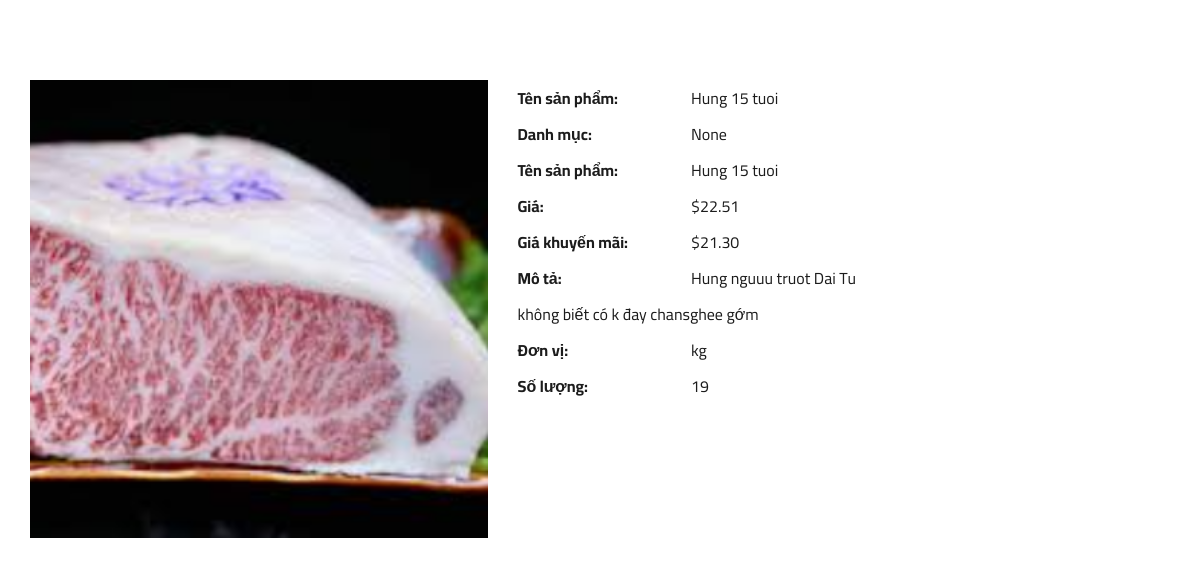
The app's page /viewProduct/?id=1 with its own data.
### app/models.py (models this page shows, shortened)
class Product(models.Model):
    name = models.CharField(max_length=200, null=True)
    category = models.ManyToManyField(Category, related_name='product_category')
    price = models.FloatField()
    price_sale = models.DecimalField(max_digits=10, decimal_places=2, default=0.0)
    describe = models.CharField(max_length=300, null=True)
    digital = models.BooleanField(default=False, null=True, blank=False)
    image = models.ImageField(null=True, blank=True)
    unit = models.CharField(max_length=50, null=True, blank=True)
    count = models.IntegerField(default=0)
    @property
    def ImageURL(self):
        try:
            url = self.image.url
        except:
            url = ''
        return url

### app/python/admin/manage_product.py (the view)
# urls.py: path('viewProduct/', views.viewProduct, name="viewProduct"),
def viewProduct(request):
    id = request.GET.get('id', '')  # lấy id khi người dùng vlick vào sản phẩm nào đó
    user = request.user
    print(user)
    product = get_object_or_404(Product, id=id)
    context = {'product': product}
    return render(request, 'admin/view_product.html', context)

### app/templates/admin/view_product.html (shortened to what this page needs)
{% load static %}
<!DOCTYPE html>
<html lang="en">
<head>
        <link rel="stylesheet" href="https://cdnjs.cloudflare.com/ajax/libs/font-awesome/6.4.2/css/all.min.css">
        <link rel="stylesheet" href="{%static 'app/css/bootstrap.min.css' %}">
        <link rel="stylesheet" href="{%static 'app/css/font-awesome.min.css' %}">
        <link rel="stylesheet" href="{%static 'app/css/elegant-icons.css' %}">
        <link rel="stylesheet" href="{%static 'app/css/nice-select.css' %}">
        <link rel="stylesheet" href="{%static 'app/css/jquery-ui.min.css' %}">
        <link rel="stylesheet" href="{%static 'app/css/owl.carousel.min.css' %}">
        <link rel="stylesheet" href="{%static 'app/css/slicknav.min.css' %}">
        <link rel="stylesheet" href="{%static 'app/css/style.css' %}">
        <link rel="stylesheet" href="{%static 'app/sass/style.scss' %}">
</head>
<body>
    <section class="product-details spad">
        <div class="container">
            <div class="row">
                <div class="col-lg-5 col-md-5">
                    <div class="product__details__pic">
                        <div class="product__details__pic__item">
                            <img class="product__details__pic__item--large"
                                src="{{product.ImageURL}}" alt="">
                        </div>
                    </div>
                </div>
                <div class="col-lg-4 col-md-4">
                    <div class="product__details__text">
                        <ul style="border-top: 0; padding-top: 0; margin-top: 0;">
                            <li><b>Tên sản phẩm: </b> <span>{{product.name}}</span></li>
                            <li><b>Danh mục: </b> <span>{{product.category.name}}</span></li>
                            <li><b>Tên sản phẩm: </b> <span>{{product.name}}</span></li>
                            <li><b>Giá: </b> <span>${{product.price | floatformat:2}}</span></li>
                            <li><b>Giá khuyến mãi: </b> <span>${{product.price_sale | floatformat:2}}</span></li>
                            <li><b>Mô tả: </b> <span>{{product.describe}}</span></li>
                            <li><b>Đơn vị:  </b> <span>{{product.unit}}</span></li>
                            <li><b>Số lượng:  </b> <span>{{product.count}}</span></li>
                        </ul>
                    </div>
                </div>
            </div>
        </div>
    </section>
</body>
</html>

### app/static/app/css/style.css (style rules this page uses)
html, body { height: 100%; font-family: "Cairo", sans-serif; -webkit-font-smoothing: antialiased; font-smoothing: antialiased; }
img { max-width: 100%; }
ul, ol { padding: 0; margin: 0; }
.spad { padding-top: 100px; padding-bottom: 100px; }
.product-details { padding-top: 80px; }
.product__details__pic__item { margin-bottom: 20px; }
.product__details__pic__item img { min-width: 100%; }
.product__details__text ul { border-top: 1px solid #ebebeb; padding-top: 40px; margin-top: 50px; }
.product__details__text ul li { font-size: 16px; color: #1c1c1c; list-style: none; line-height: 36px; }
.product__details__text ul li b { font-weight: 700; width: 170px; display: inline-block; }
@media only screen and (min-width: 1200px) { .container { max-width: 1170px; } }

### records on screen
Product: ImageURL (picture), name "Hung 15 tuoi", category.name "None", price "22.51", price_sale "21.30", describe "Hung nguuu truot Dai Tu không biết có k đay chansghee gớm", unit "kg", count "19"
